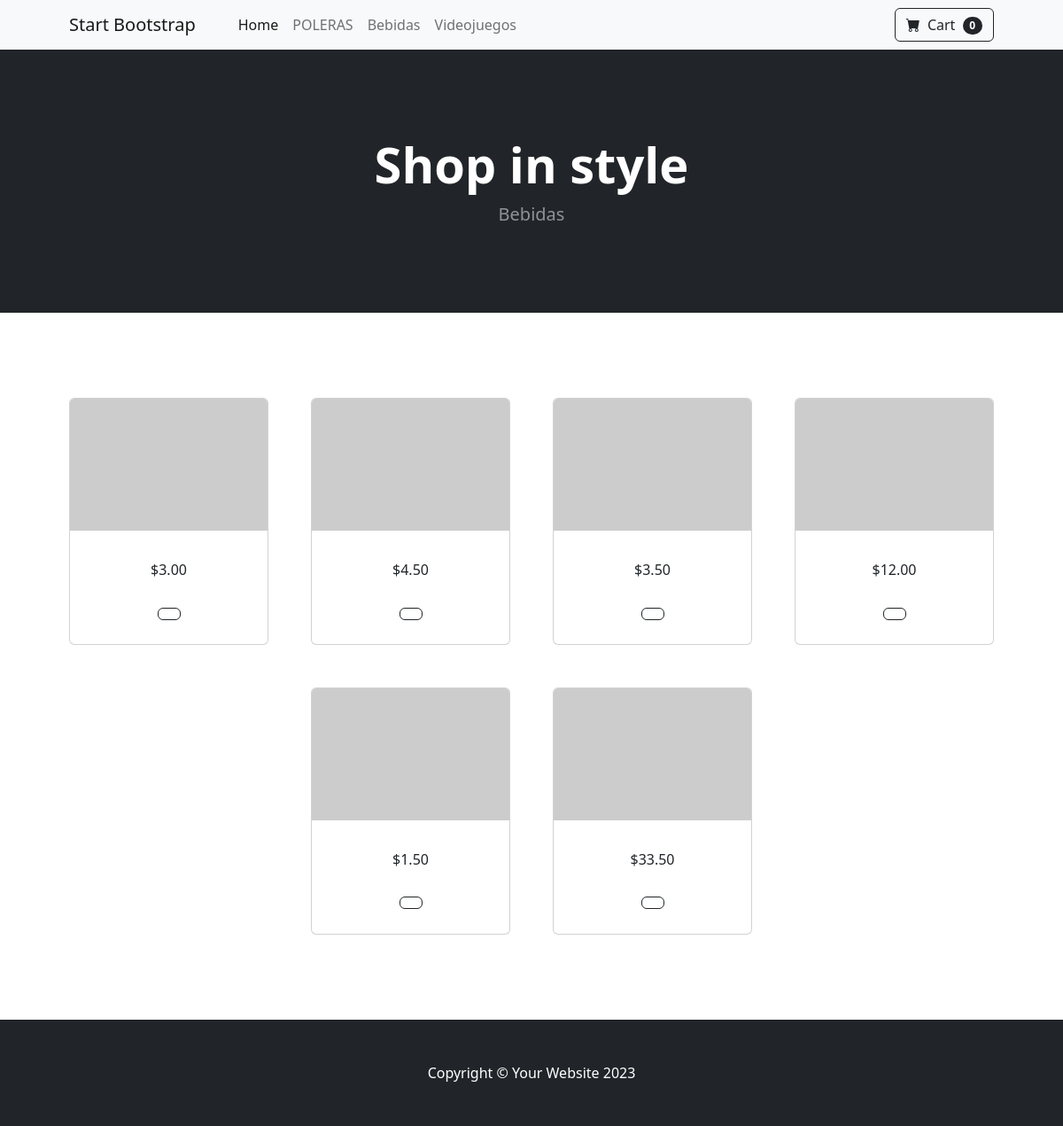
Page /categoria/4 on the committed database.
### tienda/models.py (models this page shows, shortened)
class Categoria(models.Model):
    nombre = models.CharField(max_length=200)
    pub_date = models.DateTimeField(auto_now=True)

class Producto(models.Model):
    codigo = models.AutoField(primary_key=True)
    descripcion = models.TextField()
    precio = models.DecimalField(max_digits=6,decimal_places=2)
    categoriaid = models.ForeignKey(Categoria, on_delete=models.CASCADE)

### tienda/views.py (the view)
# urls.py: path('categoria/<int:categoria_id>',views.categoria,name='categoria')
def categoria(request,categoria_id):
    categoria = Categoria.objects.get(pk=categoria_id)
    lista_productos = categoria.producto_set.all()
    lista_categorias = Categoria.objects.all()
    context = {
        'productos':lista_productos,
        'categorias':lista_categorias,
        'categoria':categoria
    }
    return render(request,'index.html',context)

### tienda/templates/index.html (shortened to what this page needs)
{% extends 'layout.html' %}
{% block content %}
<div class="container px-4 px-lg-5 mt-5">
    <div class="row gx-4 gx-lg-5 row-cols-2 row-cols-md-3 row-cols-xl-4 justify-content-center">
        {% for prod in productos %}
        <div class="col mb-5">
            <div class="card h-100">
                <img class="card-img-top" src="https://dummyimage.com/450x300/dee2e6/6c757d.jpg" alt="..." />
                <div class="card-body p-4">
                    <div class="text-center">
                        ${{prod.precio}}
                    </div>
                </div>
                <div class="card-footer p-4 pt-0 border-top-0 bg-transparent">
                    <div class="text-center"><a class="btn btn-outline-dark mt-auto" href="#">{{prod.categoria.nombre}}</a></div>
                </div>
            </div>
        </div>
        {% endfor %}
    </div>
</div>
{% endblock %}

### tienda/templates/layout.html (shortened to what this page needs)
{% load static %}
<!DOCTYPE html>
<html lang="en">
    <head>
        <link href="https://cdn.jsdelivr.net/npm/bootstrap-icons@1.5.0/font/bootstrap-icons.css" rel="stylesheet" />
        <link href="{% static 'css/styles.css' %}" rel="stylesheet" />
    </head>
    <body>
        <nav class="navbar navbar-expand-lg navbar-light bg-light">
            <div class="container px-4 px-lg-5">
                <a class="navbar-brand" href="#!">Start Bootstrap</a>
                <div class="collapse navbar-collapse" id="navbarSupportedContent">
                    <ul class="navbar-nav me-auto mb-2 mb-lg-0 ms-lg-4">
                        <li class="nav-item"><a class="nav-link active" aria-current="page" href="#!">Home</a></li>
                        {% for cat in categorias %}
                        <li class="nav-item"><a class="nav-link" href="{% url 'tienda:categoria' cat.id %}">{{cat.nombre}}</a></li>
                        {% endfor %}
                    </ul>
                    <form class="d-flex">
                        <button class="btn btn-outline-dark" type="submit">
                            <i class="bi-cart-fill me-1"></i>
                            Cart
                            <span class="badge bg-dark text-white ms-1 rounded-pill">0</span>
                        </button>
                    </form>
                </div>
            </div>
        </nav>
        <header class="bg-dark py-5">
            <div class="container px-4 px-lg-5 my-5">
                <div class="text-center text-white">
                    <h1 class="display-4 fw-bolder">Shop in style</h1>
                    <p class="lead fw-normal text-white-50 mb-0">{{categoria.nombre}}</p>
                </div>
            </div>
        </header>
        <section class="py-5">
            {% block content %}{% endblock %}
        </section>
        <footer class="py-5 bg-dark">
            <div class="container"><p class="m-0 text-center text-white">Copyright &copy; Your Website 2023</p></div>
        </footer>
    </body>
</html>

### rows in the picture
Categoria: nombre "POLERAS"
Categoria: nombre "Bebidas"
Categoria: nombre "Videojuegos"
Producto: precio "3.00"
Producto: precio "4.50"
Producto: precio "3.50"
Producto: precio "12.00"
Producto: precio "1.50"
Producto: precio "33.50"
